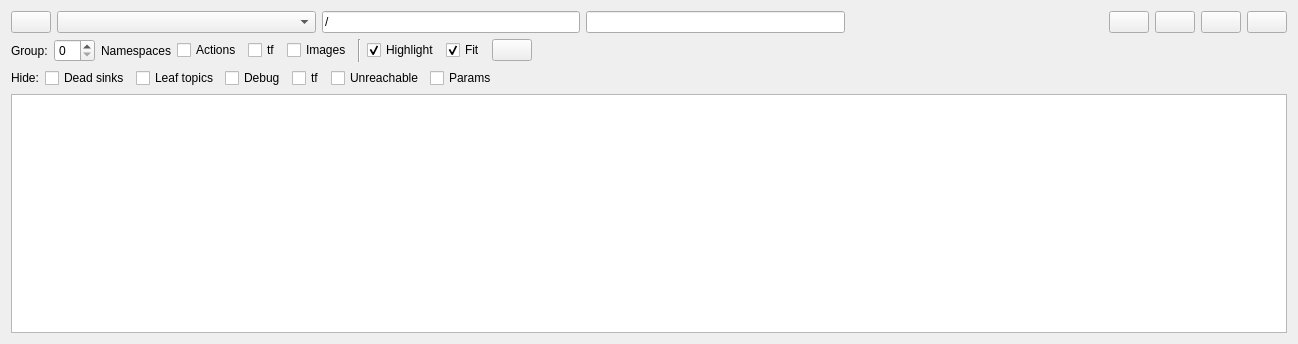
<?xml version="1.0" encoding="UTF-8"?>
<ui version="4.0">
 <class>RosGraphWidget</class>
 <widget class="QWidget" name="RosGraphWidget">
  <property name="enabled">
   <bool>true</bool>
  </property>
  <property name="geometry">
   <rect>
    <x>0</x>
    <y>0</y>
    <width>1298</width>
    <height>344</height>
   </rect>
  </property>
  <property name="windowTitle">
   <string>Node Graph</string>
  </property>
  <layout class="QVBoxLayout" name="verticalLayout" stretch="0,0,0,0">
   <item>
    <layout class="QHBoxLayout" name="horizontalLayout" stretch="0,0,0,0,0,0,0,0,0">
     <item>
      <widget class="QPushButton" name="refresh_graph_push_button">
       <property name="toolTip">
        <string>Refresh ROS graph</string>
       </property>
       <property name="iconSize">
        <size>
         <width>16</width>
         <height>16</height>
        </size>
       </property>
      </widget>
     </item>
     <item>
      <widget class="QComboBox" name="graph_type_combo_box">
       <property name="sizePolicy">
        <sizepolicy hsizetype="Expanding" vsizetype="Fixed">
         <horstretch>0</horstretch>
         <verstretch>0</verstretch>
        </sizepolicy>
       </property>
       <property name="toolTip">
        <string>Choose graph type</string>
       </property>
      </widget>
     </item>
     <item>
      <widget class="QLineEdit" name="filter_line_edit">
       <property name="toolTip">
        <string>Namespace filter, comma separated list of names/regexp to include or exclude. Example: -/rqt.*</string>
       </property>
       <property name="text">
        <string notr="true">/</string>
       </property>
      </widget>
     </item>
     <item>
      <widget class="QLineEdit" name="topic_filter_line_edit">
       <property name="toolTip">
        <string>Topic filter, comma separated list of names/regexp to include or exclude. Example: -/tf</string>
       </property>
      </widget>
     </item>
     <item>
      <spacer name="horizontalSpacer">
       <property name="orientation">
        <enum>Qt::Horizontal</enum>
       </property>
       <property name="sizeHint" stdset="0">
        <size>
         <width>40</width>
         <height>20</height>
        </size>
       </property>
      </spacer>
     </item>
     <item>
      <widget class="QPushButton" name="load_dot_push_button">
       <property name="toolTip">
        <string>Load DOT graph from file</string>
       </property>
       <property name="iconSize">
        <size>
         <width>16</width>
         <height>16</height>
        </size>
       </property>
      </widget>
     </item>
     <item>
      <widget class="QPushButton" name="save_dot_push_button">
       <property name="toolTip">
        <string>Save as DOT graph</string>
       </property>
       <property name="iconSize">
        <size>
         <width>16</width>
         <height>16</height>
        </size>
       </property>
      </widget>
     </item>
     <item>
      <widget class="QPushButton" name="save_as_svg_push_button">
       <property name="toolTip">
        <string>Save as SVG</string>
       </property>
       <property name="iconSize">
        <size>
         <width>16</width>
         <height>16</height>
        </size>
       </property>
      </widget>
     </item>
     <item>
      <widget class="QPushButton" name="save_as_image_push_button">
       <property name="toolTip">
        <string>Save as image</string>
       </property>
       <property name="iconSize">
        <size>
         <width>16</width>
         <height>16</height>
        </size>
       </property>
      </widget>
     </item>
    </layout>
   </item>
   <item>
    <widget class="QWidget" name="widget" native="true">
     <layout class="QHBoxLayout" name="horizontalLayout_4">
      <property name="leftMargin">
       <number>0</number>
      </property>
      <property name="topMargin">
       <number>0</number>
      </property>
      <property name="rightMargin">
       <number>0</number>
      </property>
      <property name="bottomMargin">
       <number>0</number>
      </property>
      <item>
       <widget class="QWidget" name="widget" native="true">
        <layout class="QHBoxLayout" name="horizontalLayout_4a">
         <property name="leftMargin">
          <number>0</number>
         </property>
         <property name="topMargin">
          <number>0</number>
         </property>
         <property name="rightMargin">
          <number>0</number>
         </property>
         <property name="bottomMargin">
          <number>0</number>
         </property>
         <item>
          <widget class="QLabel" name="label">
           <property name="text">
            <string>Group:</string>
           </property>
          </widget>
         </item>
         <item>
          <widget class="QSpinBox" name="namespace_cluster_spin_box">
           <property name="toolTip">
            <string>Show namespace boxes, nesting up to this amount</string>
           </property>
          </widget>
         </item>
         <item>
          <widget class="QLabel" name="label">
           <property name="text">
            <string>Namespaces</string>
           </property>
          </widget>
         </item>
         <item>
          <widget class="QCheckBox" name="actionlib_check_box">
           <property name="toolTip">
            <string>Summarize action topics into one virtual topic node (named &lt;action_server&gt;/action_topics)</string>
           </property>
           <property name="text">
            <string>Actions</string>
           </property>
          </widget>
         </item>
         <item>
          <widget class="QCheckBox" name="group_tf_check_box">
           <property name="toolTip">
            <string>Summarize tf and tf2 topics into one virtual topic node (named /tf)</string>
           </property>
           <property name="text">
            <string>tf</string>
           </property>
          </widget>
         </item>
         <item>
          <widget class="QCheckBox" name="group_image_check_box">
           <property name="toolTip">
            <string>Summarize image topics into one virtual topic node (named &lt;image_server&gt;/image_topics)</string>
           </property>
           <property name="text">
            <string>Images</string>
           </property>
          </widget>
         </item>
        </layout>
       </widget>
      </item>
      <item>
       <widget class="Line" name="line">
        <property name="orientation">
         <enum>Qt::Vertical</enum>
        </property>
       </widget>
      </item>
      <item>
       <widget class="QCheckBox" name="highlight_connections_check_box">
        <property name="toolTip">
         <string>Highlight incoming and outgoing connections on mouse over</string>
        </property>
        <property name="text">
         <string>Highlight</string>
        </property>
        <property name="checked">
         <bool>true</bool>
        </property>
       </widget>
      </item>
      <item>
       <widget class="QCheckBox" name="auto_fit_graph_check_box">
        <property name="toolTip">
         <string>Automatically fit graph into view on update</string>
        </property>
        <property name="text">
         <string>Fit</string>
        </property>
        <property name="checked">
         <bool>true</bool>
        </property>
       </widget>
      </item>
      <item>
       <widget class="QPushButton" name="fit_in_view_push_button">
        <property name="toolTip">
         <string>Fit graph in view</string>
        </property>
        <property name="iconSize">
         <size>
          <width>16</width>
          <height>16</height>
         </size>
        </property>
       </widget>
      </item>
      <item>
       <spacer name="horizontalSpacer_2">
        <property name="orientation">
         <enum>Qt::Horizontal</enum>
        </property>
        <property name="sizeHint" stdset="0">
         <size>
          <width>40</width>
          <height>20</height>
         </size>
        </property>
       </spacer>
      </item>
     </layout>
    </widget>
   </item>
   <item>
    <widget class="QWidget" name="widget" native="true">
     <layout class="QHBoxLayout" name="horizontalLayout_5">
      <property name="leftMargin">
       <number>0</number>
      </property>
      <property name="topMargin">
       <number>0</number>
      </property>
      <property name="rightMargin">
       <number>0</number>
      </property>
      <property name="bottomMargin">
       <number>0</number>
      </property>
      <item>
       <widget class="QWidget" name="widget" native="true">
        <layout class="QHBoxLayout" name="horizontalLayout_5a" stretch="0,0,0,0,0,0,0,0">
         <property name="leftMargin">
          <number>0</number>
         </property>
         <property name="topMargin">
          <number>0</number>
         </property>
         <property name="rightMargin">
          <number>0</number>
         </property>
         <property name="bottomMargin">
          <number>0</number>
         </property>
         <item>
          <widget class="QLabel" name="label">
           <property name="text">
            <string>Hide:</string>
           </property>
          </widget>
         </item>
         <item>
          <widget class="QCheckBox" name="dead_sinks_check_box">
           <property name="toolTip">
            <string>Hide topics without subscribers</string>
           </property>
           <property name="text">
            <string>Dead sinks</string>
           </property>
          </widget>
         </item>
         <item>
          <widget class="QCheckBox" name="leaf_topics_check_box">
           <property name="toolTip">
            <string>Hide topics with one connection only (implicates dead sinks)</string>
           </property>
           <property name="text">
            <string>Leaf topics</string>
           </property>
          </widget>
         </item>
         <item>
          <widget class="QCheckBox" name="quiet_check_box">
           <property name="toolTip">
            <string>Hide common debugging nodes</string>
           </property>
           <property name="text">
            <string>Debug</string>
           </property>
          </widget>
         </item>
         <item>
          <widget class="QCheckBox" name="hide_tf_nodes_check_box">
           <property name="toolTip">
            <string>Hide tf nodes</string>
           </property>
           <property name="text">
            <string>tf</string>
           </property>
          </widget>
         </item>
         <item>
          <widget class="QCheckBox" name="unreachable_check_box">
           <property name="toolTip">
            <string>Hide unreachable nodes</string>
           </property>
           <property name="text">
            <string>Unreachable</string>
           </property>
          </widget>
         </item>
         <item>
          <widget class="QCheckBox" name="hide_dynamic_reconfigure_check_box">
           <property name="toolTip">
            <string>Hide dynamic reconfigure's parameter topics</string>
           </property>
           <property name="text">
            <string>Params</string>
           </property>
          </widget>
         </item>
         <item>
          <spacer name="horizontalSpacer_3">
           <property name="orientation">
            <enum>Qt::Horizontal</enum>
           </property>
           <property name="sizeHint" stdset="0">
            <size>
             <width>40</width>
             <height>20</height>
            </size>
           </property>
          </spacer>
         </item>
        </layout>
       </widget>
      </item>
     </layout>
    </widget>
   </item>
   <item>
    <widget class="InteractiveGraphicsView" name="graphics_view">
     <property name="renderHints">
      <set>QPainter::Antialiasing|QPainter::HighQualityAntialiasing|QPainter::SmoothPixmapTransform|QPainter::TextAntialiasing</set>
     </property>
     <property name="resizeAnchor">
      <enum>QGraphicsView::AnchorViewCenter</enum>
     </property>
    </widget>
   </item>
  </layout>
 </widget>
 <customwidgets>
  <customwidget>
   <class>InteractiveGraphicsView</class>
   <extends>QGraphicsView</extends>
   <header>rmermaid_graph.interactive_graphics_view</header>
  </customwidget>
 </customwidgets>
 <resources/>
 <connections/>
</ui>
